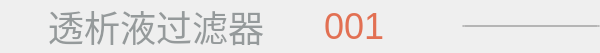
<?xml version="1.0" encoding="UTF-8"?>
<ui version="4.0">
 <class>SelfCheckItem</class>
 <widget class="QWidget" name="SelfCheckItem">
  <property name="geometry">
   <rect>
    <x>0</x>
    <y>0</y>
    <width>600</width>
    <height>52</height>
   </rect>
  </property>
  <property name="windowTitle">
   <string>Form</string>
  </property>
  <property name="styleSheet">
   <string notr="true"/>
  </property>
  <layout class="QHBoxLayout" name="horizontalLayout">
   <property name="spacing">
    <number>0</number>
   </property>
   <property name="leftMargin">
    <number>0</number>
   </property>
   <property name="topMargin">
    <number>0</number>
   </property>
   <property name="rightMargin">
    <number>0</number>
   </property>
   <property name="bottomMargin">
    <number>0</number>
   </property>
   <item>
    <widget class="QWidget" name="selfCheckContent" native="true">
     <property name="styleSheet">
      <string notr="true">#checkIcon{
	background-image: url(:/public/selfCheck/self_check_not.png);
}
#checkItemName{
	font-size:36px;
	color:#959a9b;
}
#checkErrorCode{
	font-size:36px;
	color:#e27053;
}
#checkJumpOver{
	max-height:0px;
	min-height:0px;
}</string>
     </property>
     <layout class="QGridLayout" name="gridLayout" rowstretch="0" columnstretch="0,10,0,5,5" columnminimumwidth="48,0,0,0,0">
      <property name="sizeConstraint">
       <enum>QLayout::SetDefaultConstraint</enum>
      </property>
      <property name="leftMargin">
       <number>0</number>
      </property>
      <property name="topMargin">
       <number>0</number>
      </property>
      <property name="rightMargin">
       <number>0</number>
      </property>
      <property name="bottomMargin">
       <number>0</number>
      </property>
      <property name="spacing">
       <number>0</number>
      </property>
      <item row="0" column="0">
       <widget class="QLabel" name="checkIcon">
        <property name="minimumSize">
         <size>
          <width>41</width>
          <height>36</height>
         </size>
        </property>
        <property name="maximumSize">
         <size>
          <width>36</width>
          <height>36</height>
         </size>
        </property>
        <property name="styleSheet">
         <string notr="true">background-repeat:no;</string>
        </property>
        <property name="text">
         <string/>
        </property>
        <property name="margin">
         <number>0</number>
        </property>
       </widget>
      </item>
      <item row="0" column="3">
       <widget class="QLabel" name="checkErrorCode">
        <property name="styleSheet">
         <string notr="true"/>
        </property>
        <property name="text">
         <string>001</string>
        </property>
       </widget>
      </item>
      <item row="0" column="1">
       <widget class="QLabel" name="checkItemName">
        <property name="styleSheet">
         <string notr="true"/>
        </property>
        <property name="text">
         <string>透析液过滤器</string>
        </property>
       </widget>
      </item>
      <item row="0" column="4">
       <widget class="QPushButton" name="checkJumpOver">
        <property name="cursor">
         <cursorShape>PointingHandCursor</cursorShape>
        </property>
        <property name="styleSheet">
         <string notr="true">#checkJumpOver{
	font-size:24px;
	color:#fff;
	border-image: url(:/public/bottom/button_open.png);
}
#checkJumpOver:pressed{
	border-image:url(:/public/bottom/button_ing.png);
}</string>
        </property>
        <property name="text">
         <string>跳过此项</string>
        </property>
       </widget>
      </item>
     </layout>
    </widget>
   </item>
  </layout>
 </widget>
 <resources/>
 <connections/>
</ui>
